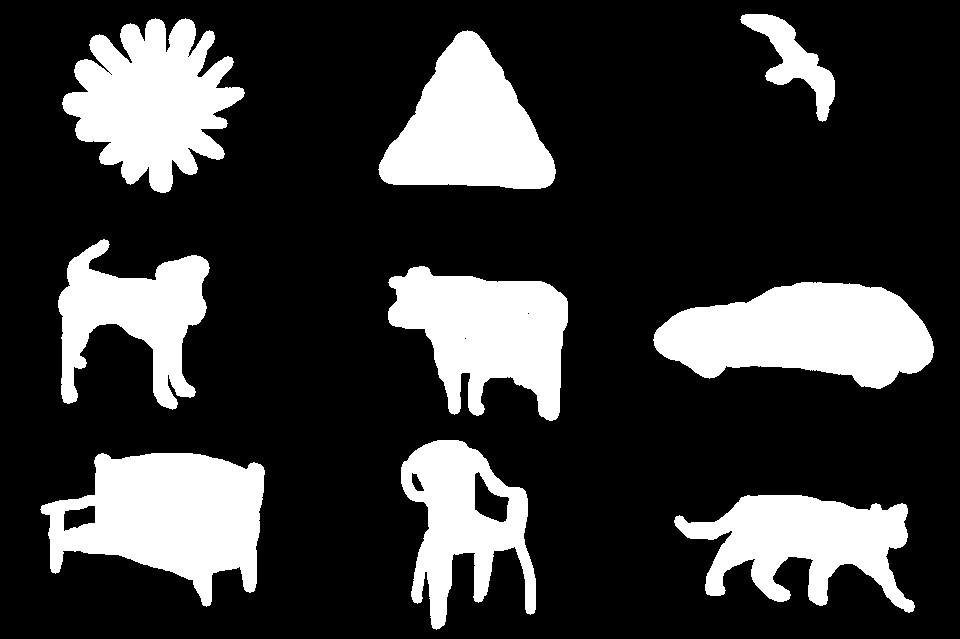
#> input picture data/Project1.png, 960 x 639 px
$ python Binary_Image_Segmentation.py
#> lines starting #> are read from the running program, lines starting #| are printed output that depends on the picture; after the words box and inside, x2 and y2 are one past the last pixel; in counts of white or black regions, pixels touching at a corner belong together
from PIL import Image
import numpy as np
import matplotlib.pyplot as plt
from queue import Queue

img_dir = './data/Project1.png'

## Load image and display
image = Image.open(img_dir)
#> image is the input picture: PIL image 960x639 1; 22.8% white; 9 white regions, largest, box (x1, y1, x2, y2) and area: (40, 453, 265, 607) 21249, (653, 282, 934, 389) 20421, (62, 18, 245, 193) 19300
# image.show()

## Convert image into numpy array
np_img = np.array(image.getdata()).reshape(image.size[1], image.size[0])
print("Image Shape:", np_img.shape)
#| Image Shape: (639, 960)

## Plot Numpy array of the image
plt.imshow(np_img, cmap='gray')
plt.show()

## Function to find neighbours of a given pixel
def create_neighbours(coord, max_coord, connectivity=8):
    neighbours = []

    right_col = coord[0]+1 < max_coord[0]
    if right_col:
        neighbours.append((coord[0]+1, coord[1])) ## right pixel

    left_col = coord[0]-1 >= 0
    if left_col:
        neighbours.append((coord[0]-1, coord[1])) ## left pixel

    down_row = coord[1]+1 < max_coord[1]
    if down_row:
        neighbours.append((coord[0], coord[1]+1)) ## downwards pixel

    up_row = coord[1]-1 >= 0
    if up_row:
        neighbours.append((coord[0], coord[1]-1)) ## upwards pixel

    if connectivity == 8:
        if right_col and up_row:
            neighbours.append((coord[0]+1, coord[1]-1)) ## upwards+right pixel

        if right_col and down_row:
            neighbours.append((coord[0]+1, coord[1]+1)) ## downwards+right pixel

        if left_col and up_row:
            neighbours.append((coord[0]-1, coord[1]-1)) ## upwards+left pixel

        if left_col and down_row:
            neighbours.append((coord[0]-1, coord[1]+1)) ## downwards+left pixel

    return neighbours

## Function to check if the neighbour pixel has the same intensity
def check_neighbours(image, img_mask, start_idx, curr_nb, connectivity=8, val=255):
    # Initializing a queue
    q = Queue()
    q.put(start_idx)

    img_mask[start_idx] = curr_nb ## assign the pixel the current value

    max_coord = image.shape

    while not(q.empty()):
        curr_coord = q.get()
        neighbours = create_neighbours(curr_coord, max_coord, connectivity)

        ## Check only the neighbouring pixels if they haven't been assigned to an object before and have the same intensity value
        connected_neighbours = [neighbour for neighbour in neighbours if (image[neighbour]==val and img_mask[neighbour]==-1)]

        ## Add all such pixels in the queue to be explored later (BFS) and change the mask
        for neighbour in connected_neighbours:
            q.put(neighbour)
            img_mask[neighbour] = curr_nb

## Function to calculate the number of components in a binary image
def nb_objects_binary_image(image, val=255):

    ## Creates a mask for the image (for visualization)
#> called with val = 255
    mask_img = np.ones_like(image) * -1

    nb_components = 0 ## Store the number of objects in the image

    ## Loop over all the pixels to check for the presence of an object
    for row in range(image.shape[0]):

        for column in range(image.shape[1]):

            ## If a new white pixel is encountered (not assigned to an object previously)
            if image[row, column] == 255 and mask_img[row, column] == -1:
                nb_components = nb_components + 1 ## Update the object count

                ## start queue to fill neighbours
                check_neighbours(image, mask_img, (row, column), nb_components, val=255)

    ## The number of objects = total components
    return nb_components, mask_img

nb_objects, mask = nb_objects_binary_image(np_img)
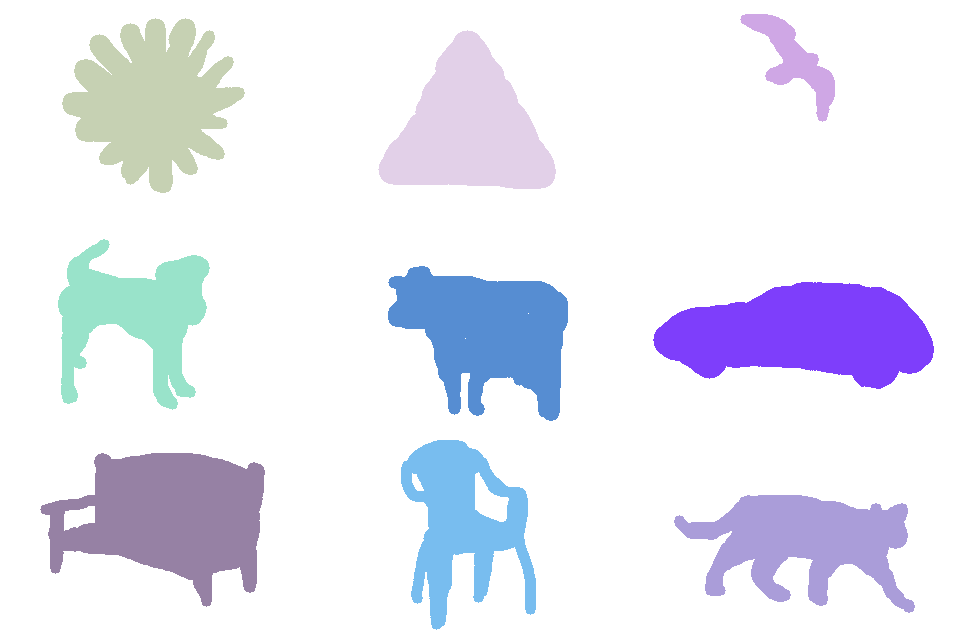
#> mask: shape (639, 960) int64; 10 distinct labels, from -1 to 9; one colour per label, 0 black, -1 white

print("The number of objects present in the Binary image are", nb_objects)
#| The number of objects present in the Binary image are 9

## Visualize the image mask
plt.imshow(np_img, cmap='gray')
plt.imshow(mask, cmap='jet')
plt.show()
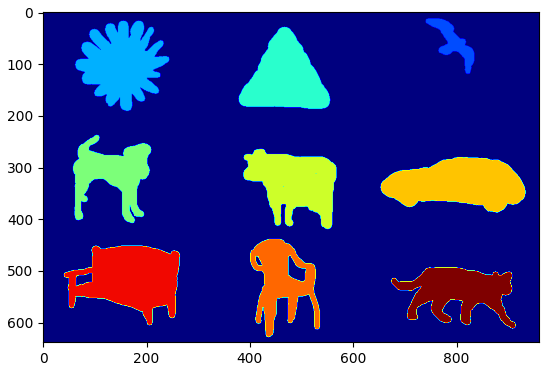
#> figure drawn by matplotlib, 1 panel
